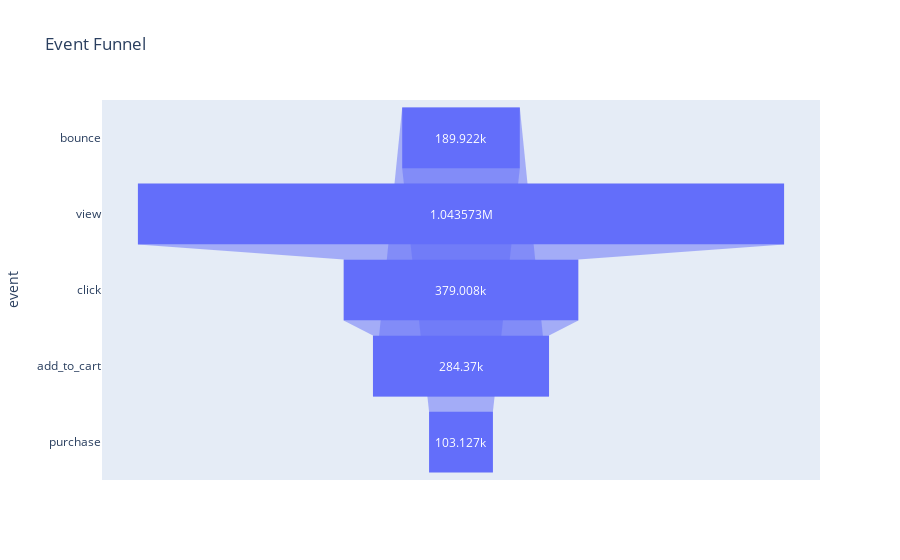

The notebook cell saved with this chart:
### Code cell
#events funnel visualization
import plotly.express as px

#Prepare the data
counts_df = events_df['event_type'].value_counts().reset_index()
counts_df.columns = ['event', 'count']

#Define custom order
custom_order = ['purchase', 'add_to_cart','click', 'view', 'bounce'] 

# Create the funnel using category_orders
fig = px.funnel(
    counts_df, 
    x='count', 
    y='event',
    category_orders={'event': custom_order},
    title='Event Funnel'
)

fig.show()

### Figure 1 — Plotly figure (JSON) as saved in the notebook; plotly's stock layout.template omitted (floating-point values rounded to 4 significant figures)
{"data": [{"hovertemplate": "count=%{x}<br>event=%{y}<extra></extra>", "legendgroup": "", "marker": {"color": "#636efa"}, "name": "", "orientation": "h", "showlegend": false, "type": "funnel", "x": [1043573, 379008, 284370, 189922, 103127], "xaxis": "x", "y": ["view", "click", "add_to_cart", "bounce", "purchase"], "yaxis": "y"}], "layout": {"legend": {"tracegroupgap": 0}, "title": {"text": "Event Funnel"}, "xaxis": {"anchor": "y", "domain": [0, 1], "title": {"text": "count"}}, "yaxis": {"anchor": "x", "categoryarray": ["bounce", "view", "click", "add_to_cart", "purchase"], "categoryorder": "array", "domain": [0, 1], "title": {"text": "event"}}}}
